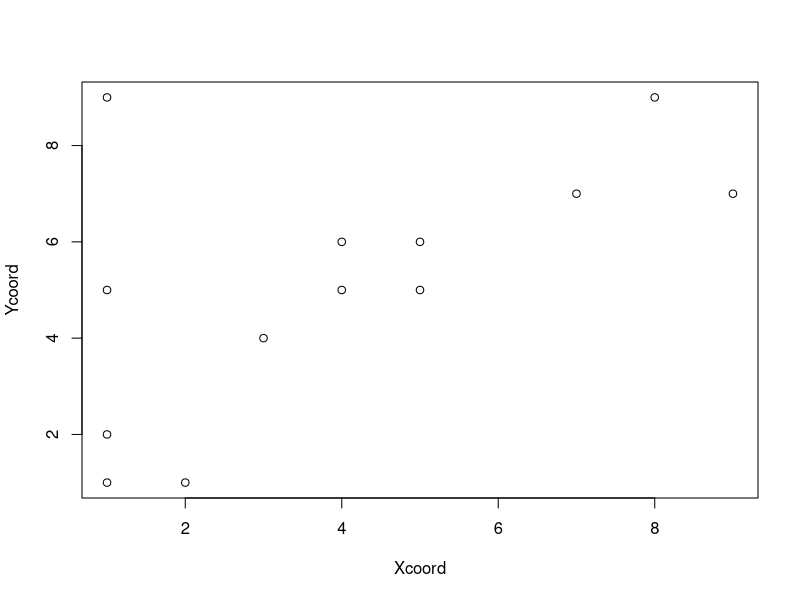
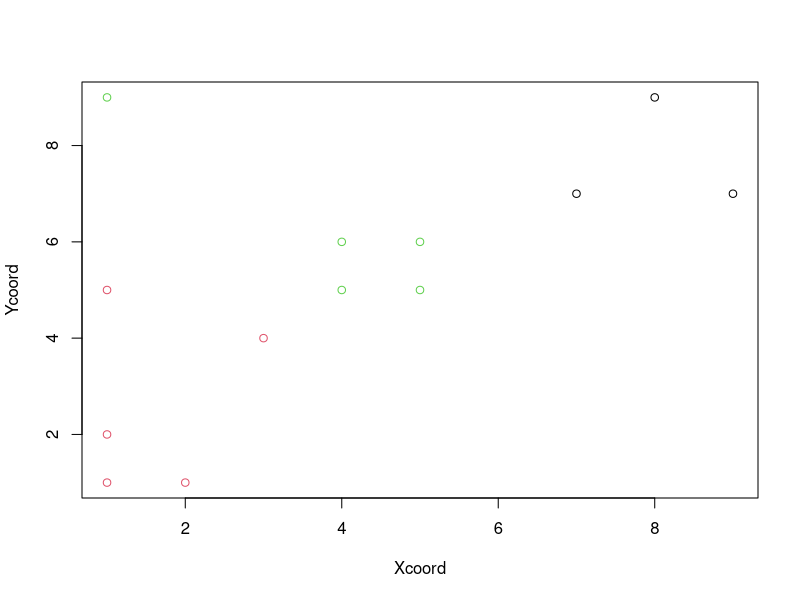

These charts were generated, in order, by the following R code:
# Implement K-means clustering algorithm
# https://en.wikipedia.org/wiki/K-means_clustering


assignClusterToPoints <- function(Xcoord, Ycoord, K) {
  Xcenter <- NULL   # Initiate vector for x coordinates of K centroids
  Ycenter <- NULL   # Initiate vector for y coordinates of K centroids
  result <- rep(0, length(Xcoord)) # Initiate vector to maintain cluster number for each point
  iteration <- 0
  
  # Create K random points bound by the min and max of the supplied X and Y vectors
  for (i in 1:K) {
    Xcenter <- c(Xcenter,sample(min(Xcoord):max(Xcoord),1))
    Ycenter <- c(Ycenter,sample(min(Ycoord):max(Ycoord),1))
  }
  
  # Repeat until two itterations produce same Mean for each cluster
  repeat{
    Xcopy <- Xcenter   # Create copy to compare to new mean for repeat
    Ycopy <- Ycenter       
    X <- rep(0, K)     # Initiate vector for 
    Y <- rep(0, K)         
    Count <- rep(0, K) # 
    iteration <- (iteration + 1)
    
    print(Xcopy)
    print(Ycopy)
    
    # Loop through all given points to find which centroid they are closest to
    for (i in 1:length(Xcoord)) {
      # Set minimum distance to the Euclidean distance to the first centroid
      mindist = sqrt((Xcoord[i]-Xcenter[1])^2 + (Ycoord[i]-Ycenter[1])^2)
      Pointclass <- 1 # Initiate classification for that point to 1
      # Loop through other centroids to determine if they are closer
      for (j in 2:length(Xcenter)){
        # Calculate the Euclidean distance to other centroids
        dist = sqrt((Xcoord[i]-Xcenter[j])^2 + (Ycoord[i]-Ycenter[j])^2)
        # Compare distance to current centroid to distance to current closest centroid
        # If current centroid is closer make it the min distance
        if (dist < mindist){
          mindist <- dist  # If current centroid is closer make it the min distance
          Pointclass <- j; # and set the classification to that centroids class
        }
      }
      # Once classification is completed the points X and Y coords are added to their
      # respective vectors for that class and the point count is incremented for that class
      X[Pointclass] <- (X[Pointclass]+Xcoord[i])
      Y[Pointclass] <- (Y[Pointclass]+Ycoord[i])
      Count[Pointclass] <- (Count[Pointclass] +1)
      # The classification is added to the results vector
      result[i] <- Pointclass
    }
    # Each class vector is looped through to calculate the mean for that cluster
    # which then becomes the new centroid for that cluster
    for (j in 1:length(Xcenter)){
      # If a random center does not end up with any points then the function is called again
      if (Count[j]!=0){
        Xcenter[j] <- (X[j]/Count[j])
        Ycenter[j] <- (Y[j]/Count[j])
      } else {
        return(assignClusterToPoints(Xcoord, Ycoord, K))
      }
    }
    print(Xcenter) 
    print(Ycenter)
    # The newly calculated centroid is compared to the previous centroid
    # if they are the same the loop is exited otherwise it is repeated
    if(all(Xcopy == Xcenter) && all(Ycopy == Ycenter)){
      break
    }
  }
  cat(sprintf('%i iterations to converge\n', iteration))
  return(result) # The vector of classifications for each point is returned
}

Xcoord <- c(1,3,1,1,4,5,7,8,9,4,5,1,2)
Ycoord <- c(2,4,5,9,6,5,7,9,7,5,6,1,1)

K <- 3

clusters = rep(1, length(Xcoord))
plot(Xcoord, Ycoord, col=clusters)
clusters = assignClusterToPoints(Xcoord, Ycoord, K)

# Plot the cluster
plot(Xcoord, Ycoord, col=clusters)

# Print a summary of points and their cluster
for (i in 1:length(Xcoord)){
  cat(sprintf("(%i,%i) is in cluster %i\n",Xcoord[i], Ycoord[i], clusters[i]))
}
